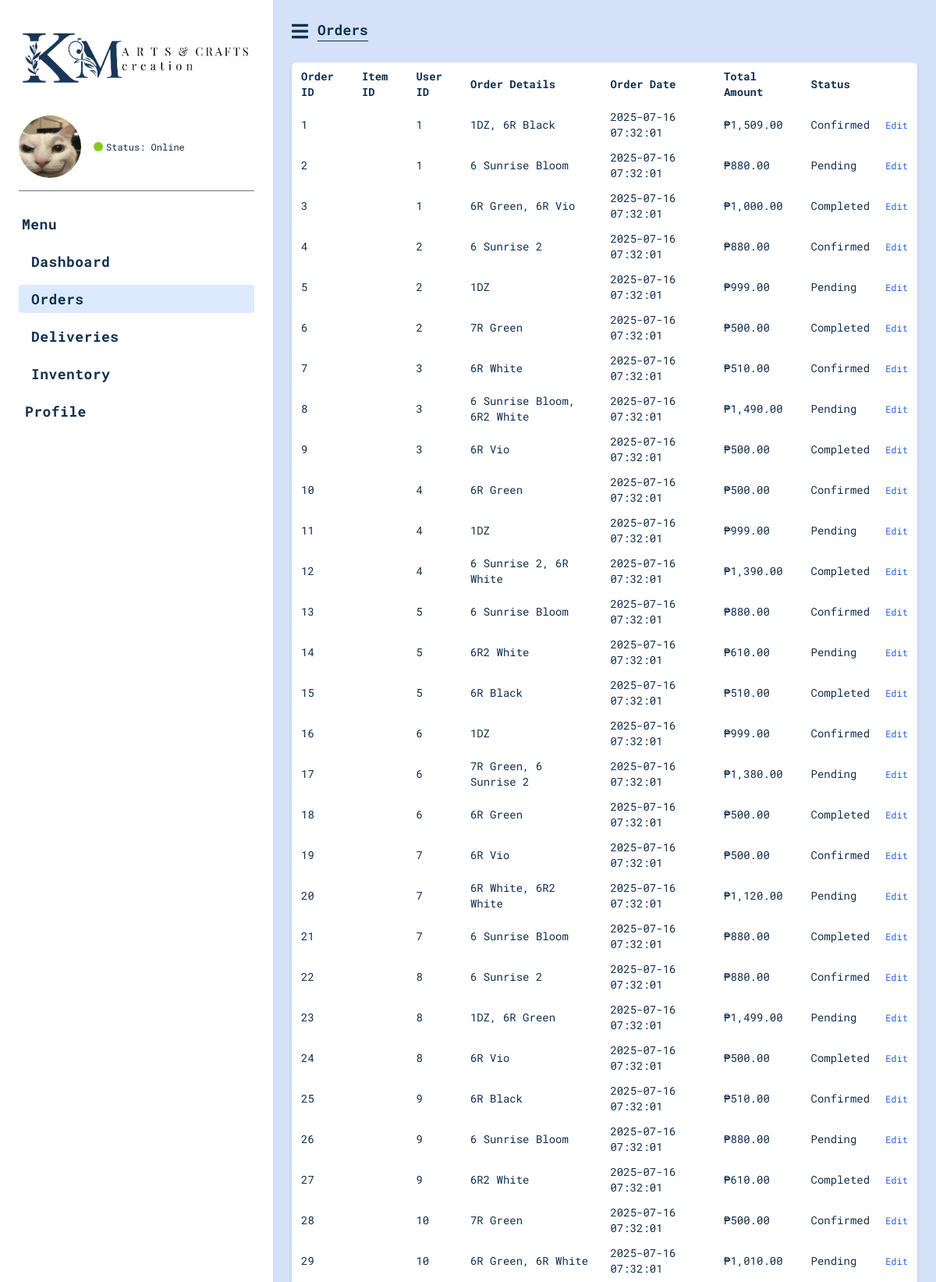
Page /frontend/admin/Order.php (upper part) on the committed database.
### tables this page shows
CREATE TABLE orders (
    order_id INT AUTO_INCREMENT PRIMARY KEY,
    user_id INT,
    order_details TEXT,
    order_date DATETIME DEFAULT CURRENT_TIMESTAMP,
    total_amount DECIMAL(10,2),
    status ENUM('pending', 'confirmed', 'completed') DEFAULT 'pending',
    FOREIGN KEY (user_id) REFERENCES users(user_id)
);

### frontend/admin/Order.php (the view, shortened to what this page needs)
<?php
require_once '../../backend/config/database.php';
try {
    $stmt = $pdo->query("
        SELECT
            o.order_id,
            oi.order_item_id,
            o.user_id,
            o.order_details,
            o.order_date,
            o.total_amount,
            o.status
        FROM orders o
        LEFT JOIN order_items oi ON o.order_id = oi.order_id
        ORDER BY o.order_date DESC
    ");
    $orders = $stmt->fetchAll(PDO::FETCH_ASSOC);
} catch (PDOException $e) {
    echo "❌ Error fetching orders: " . $e->getMessage();
    $orders = [];
}
?>
<!DOCTYPE html>
<html lang="en">
<head>
  <script src="https://cdn.tailwindcss.com"></script>
  <link href="https://cdnjs.cloudflare.com/ajax/libs/font-awesome/5.15.3/css/all.min.css" rel="stylesheet"/>
</head>
<body class="bg-[#d3e1f9] min-h-screen flex">
<aside class="bg-white w-[350px] flex flex-col p-6">
  <div class="mb-6">
    <img src="/K-M-Arts-and-Crafts-Creation/assets/Logo.png" alt="Logo" class="w-[300px] h-[100px] object-contain"/>
  </div>
  <div class="flex items-center space-x-4 mb-4">
    <img src="/K-M-Arts-and-Crafts-Creation/assets/pfp.jpg" alt="Profile Picture" class="w-20 h-20 rounded-full"/>
    <div class="text-lg font-bold leading-tight">
      <div class="flex items-center space-x-1 text-xs font-normal">
        <span class="w-3 h-3 rounded-full bg-lime-500 inline-block"></span>
        <span class="text-[#0f2e4d]">Status: <span class="font-normal">Online</span></span>
      </div>
    </div>
  </div>
  <hr class="border-gray-500 mb-6"/>
  <nav class="flex flex-col space-y-3 text-lg font-bold text-[#0f2e4d] tracking-wide">
    <div class="pl-1 py-1 px-2 rounded text-[#0f2e4d]">Menu</div>
    <a class="pl-4 py-1 px-2 rounded hover:bg-blue-100 transition duration-150" href="Dashboard.html">Dashboard</a>
    <a class="pl-4 py-1 px-2 rounded bg-blue-100" href="Order.php">Orders</a>
    <a class="pl-4 py-1 px-2 rounded hover:bg-blue-100 transition duration-150" href="Delivery.html">Deliveries</a>
    <a class="pl-4 py-1 px-2 rounded hover:bg-blue-100 transition duration-150" href="Inventory.php">Inventory</a>
    <a class="mt-6 py-1 px-2 rounded hover:bg-blue-100 transition duration-150" href="Profile.html">Profile</a>
  </nav>
</aside>
<main class="flex-1 p-6 relative">
  <div class="flex items-center mb-4 text-[#0f2e4d]">
    <button aria-label="Menu" class="text-2xl mr-3">
      <i class="fas fa-bars"></i>
    </button>
    <h2 class="font-extrabold text-lg leading-5 border-b border-[#0f2e4d] pb-1">Orders</h2>
  </div>
  <table class="w-full bg-white rounded-md shadow-md text-sm text-[#0f2e4d] border-separate border-spacing-1 mt-6">
    <thead>
      <tr>
        <th class="text-left font-extrabold px-2 py-1 rounded-tl-md">Order ID</th>
        <th class="text-left font-extrabold px-2 py-1">Item ID</th>
        <th class="text-left font-extrabold px-2 py-1">User ID</th>
        <th class="text-left font-extrabold px-2 py-1">Order Details</th>
        <th class="text-left font-extrabold px-2 py-1">Order Date</th>
        <th class="text-left font-extrabold px-2 py-1">Total Amount</th>
        <th class="text-left font-extrabold px-2 py-1">Status</th>
        <th class="rounded-tr-md"></th>
      </tr>
    </thead>
    <tbody>
      <?php if (count($orders) > 0): ?>
        <?php foreach ($orders as $order): ?>
          <tr class="border-t border-gray-200">
            <td class="px-2 py-1"><?= htmlspecialchars($order['order_id']) ?></td>
            <td class="px-2 py-1"><?= htmlspecialchars($order['order_item_id']) ?></td>
            <td class="px-2 py-1"><?= htmlspecialchars($order['user_id']) ?></td>
            <td class="px-2 py-1"><?= htmlspecialchars($order['order_details']) ?></td>
            <td class="px-2 py-1"><?= htmlspecialchars($order['order_date']) ?></td>
            <td class="px-2 py-1">₱<?= number_format($order['total_amount'], 2) ?></td>
            <td class="px-2 py-1 capitalize"><?= htmlspecialchars($order['status']) ?></td>
            <td class="px-2 py-1 text-center">
              <button class="text-blue-600 hover:underline text-xs">Edit</button>
            </td>
          </tr>
        <?php endforeach; ?>
      <?php else: ?>
        <tr>
          <td colspan="8" class="text-center py-4">No orders found.</td>
        </tr>
      <?php endif; ?>
    </tbody>
  </table>
</main>
</body>
</html>

### frontend/admin/Order.php (style rules this page uses)
body { font-family: "Roboto Mono", monospace; }

### rows in the picture
orders: order_id "1", user "1", order_details "1DZ, 6R Black", order_date "2025-07-16 07:32:01", total_amount "1,509.00", status "Confirmed"
orders: order_id "2", user "1", order_details "6 Sunrise Bloom", order_date "2025-07-16 07:32:01", total_amount "880.00", status "Pending"
orders: order_id "3", user "1", order_details "6R Green, 6R Vio", order_date "2025-07-16 07:32:01", total_amount "1,000.00", status "Completed"
orders: order_id "4", user "2", order_details "6 Sunrise 2", order_date "2025-07-16 07:32:01", total_amount "880.00", status "Confirmed"
orders: order_id "5", user "2", order_details "1DZ", order_date "2025-07-16 07:32:01", total_amount "999.00", status "Pending"
orders: order_id "6", user "2", order_details "7R Green", order_date "2025-07-16 07:32:01", total_amount "500.00", status "Completed"
orders: order_id "7", user "3", order_details "6R White", order_date "2025-07-16 07:32:01", total_amount "510.00", status "Confirmed"
orders: order_id "8", user "3", order_details "6 Sunrise Bloom, 6R2 White", order_date "2025-07-16 07:32:01", total_amount "1,490.00", status "Pending"
orders: order_id "9", user "3", order_details "6R Vio", order_date "2025-07-16 07:32:01", total_amount "500.00", status "Completed"
orders: order_id "10", user "4", order_details "6R Green", order_date "2025-07-16 07:32:01", total_amount "500.00", status "Confirmed"
orders: order_id "11", user "4", order_details "1DZ", order_date "2025-07-16 07:32:01", total_amount "999.00", status "Pending"
orders: order_id "12", user "4", order_details "6 Sunrise 2, 6R White", order_date "2025-07-16 07:32:01", total_amount "1,390.00", status "Completed"
orders: order_id "13", user "5", order_details "6 Sunrise Bloom", order_date "2025-07-16 07:32:01", total_amount "880.00", status "Confirmed"
orders: order_id "14", user "5", order_details "6R2 White", order_date "2025-07-16 07:32:01", total_amount "610.00", status "Pending"
orders: order_id "15", user "5", order_details "6R Black", order_date "2025-07-16 07:32:01", total_amount "510.00", status "Completed"
orders: order_id "16", user "6", order_details "1DZ", order_date "2025-07-16 07:32:01", total_amount "999.00", status "Confirmed"
orders: order_id "17", user "6", order_details "7R Green, 6 Sunrise 2", order_date "2025-07-16 07:32:01", total_amount "1,380.00", status "Pending"
orders: order_id "18", user "6", order_details "6R Green", order_date "2025-07-16 07:32:01", total_amount "500.00", status "Completed"
orders: order_id "19", user "7", order_details "6R Vio", order_date "2025-07-16 07:32:01", total_amount "500.00", status "Confirmed"
orders: order_id "20", user "7", order_details "6R White, 6R2 White", order_date "2025-07-16 07:32:01", total_amount "1,120.00", status "Pending"
orders: order_id "21", user "7", order_details "6 Sunrise Bloom", order_date "2025-07-16 07:32:01", total_amount "880.00", status "Completed"
orders: order_id "22", user "8", order_details "6 Sunrise 2", order_date "2025-07-16 07:32:01", total_amount "880.00", status "Confirmed"
orders: order_id "23", user "8", order_details "1DZ, 6R Green", order_date "2025-07-16 07:32:01", total_amount "1,499.00", status "Pending"
orders: order_id "24", user "8", order_details "6R Vio", order_date "2025-07-16 07:32:01", total_amount "500.00", status "Completed"
orders: order_id "25", user "9", order_details "6R Black", order_date "2025-07-16 07:32:01", total_amount "510.00", status "Confirmed"
orders: order_id "26", user "9", order_details "6 Sunrise Bloom", order_date "2025-07-16 07:32:01", total_amount "880.00", status "Pending"
orders: order_id "27", user "9", order_details "6R2 White", order_date "2025-07-16 07:32:01", total_amount "610.00", status "Completed"
orders: order_id "28", user "10", order_details "7R Green", order_date "2025-07-16 07:32:01", total_amount "500.00", status "Confirmed"
orders: order_id "29", user "10", order_details "6R Green, 6R White", order_date "2025-07-16 07:32:01", total_amount "1,010.00", status "Pending"
